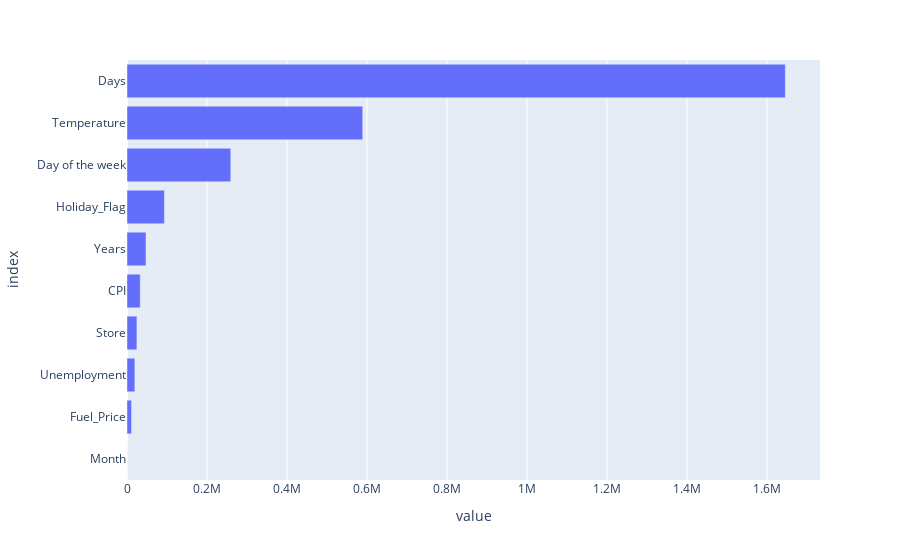

Source (notebook cell):
### Code cell
# Compute abs() and sort values
feature_importance = abs(coefs).sort_values(by = 'coefficients')
# Plot coefficients
fig = px.bar(feature_importance, orientation = 'h')
fig.update_layout(showlegend=False, 
                  margin={'l': 120} # to avoid cropping of column names
                 )
fig.show()

### Figure 1 — Plotly figure (JSON) as saved in the notebook; plotly's stock layout.template omitted (floating-point values rounded to 4 significant figures)
{"data": [{"alignmentgroup": "True", "hovertemplate": "variable=coefficients<br>value=%{x}<br>index=%{y}<extra></extra>", "legendgroup": "coefficients", "marker": {"color": "#636efa", "pattern": {"shape": ""}}, "name": "coefficients", "offsetgroup": "coefficients", "orientation": "h", "showlegend": true, "textposition": "auto", "type": "bar", "x": [2.328e-10, 11410.0, 19580.0, 24810.0, 33050.0, 47450.0, 93540.0, 259500.0, 589400.0, 1646000.0], "xaxis": "x", "y": ["Month", "Fuel_Price", "Unemployment", "Store", "CPI", "Years", "Holiday_Flag", "Day of the week", "Temperature", "Days"], "yaxis": "y"}], "layout": {"barmode": "relative", "legend": {"title": {"text": "variable"}, "tracegroupgap": 0}, "margin": {"l": 120, "t": 60}, "showlegend": false, "xaxis": {"anchor": "y", "domain": [0, 1], "title": {"text": "value"}}, "yaxis": {"anchor": "x", "domain": [0, 1], "title": {"text": "index"}}}}
